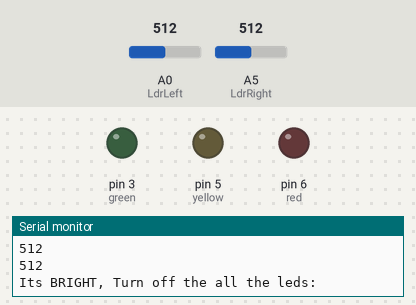
Bench run of a sketch on a simulated Arduino Uno, built with avr-gcc and run on an emulated ATmega328P. Shown: output pins drawn as LEDs (lit = HIGH), the last lines printed to the serial monitor. Inputs (shaded band) come from the test bench; at power-on: A0 (LdrLeft) = 512, A5 (LdrRight) = 512.

Above: at 1.2 s.
1.3 s: A0 (LdrLeft) set to 218
4.3 s: A0 (LdrLeft) set to 185
At 5.5 s:
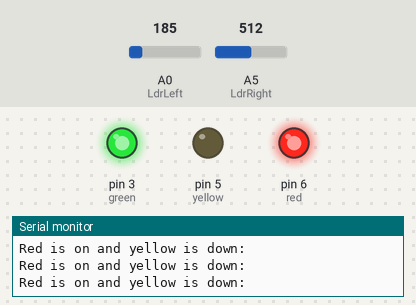
5.8 s: A5 (LdrRight) set to 210
8.8 s: A5 (LdrRight) set to 190
At 10.0 s:
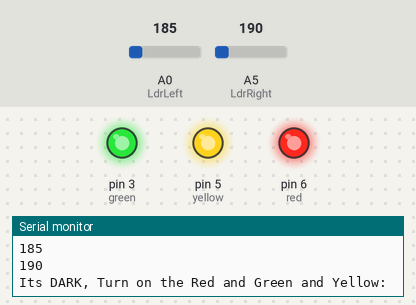
10.3 s: A0 (LdrLeft) set to 210
At 11.2 s:
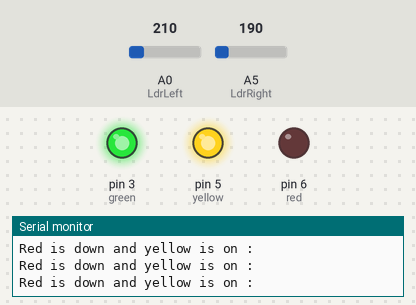
Timing chart, 0 to 12.8 s (numbered marks = the images above; inputs shaded):
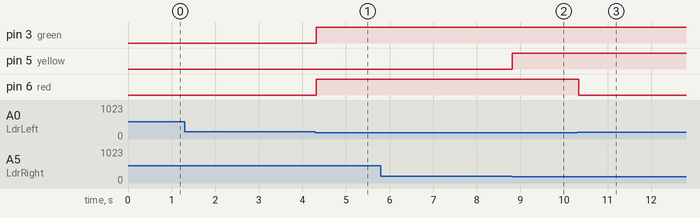

Measured:
- the behaviour switches between 201 and 200 on A0 (LdrLeft) (found by bisection; images 0 and 1)
- the behaviour switches between 201 and 200 on A5 (LdrRight) (found by bisection; images 1 and 2)
- after the input at 4.3 s, pin 3 (green), pin 6 (red): LOW → HIGH at once
- after the input at 8.8 s, pin 5 (yellow): LOW → HIGH at once
- after the input at 10.3 s, pin 6 (red): HIGH → LOW at once

The sketch:

LightningOfTheLeds.ino
```cpp
//int buzzer = 9;
int red = 6;
int green = 3;
int yellow = 5;
const int LdrLeft = A0;
const int LdrRight = A5;
//bool buzzerFlag = true;

void setup() {
  Serial.begin(9600);
  //pinMode(buzzer, OUTPUT);
  pinMode(red, OUTPUT);
  pinMode(green, OUTPUT);
  pinMode(yellow, OUTPUT);
  pinMode(LdrLeft, INPUT);
  pinMode(LdrRight, INPUT);
}

void loop() {
  int StatusLeft = analogRead(LdrLeft);
  int StatusRight = analogRead(LdrRight);

  if (StatusLeft <= 200 && StatusRight <= 200) {

    //buzzerFlag = false;
    //tone(buzzer, 20, 600); // tone(pin, frequency, duration)
    //delay(150);

    digitalWrite(yellow, HIGH);
    digitalWrite(red, HIGH);
    digitalWrite(green, HIGH);
    Serial.print("Its DARK, Turn on the Red and Green and Yellow: \n");
    Serial.println(StatusLeft);
    Serial.println(StatusRight);

  }

  else if (StatusLeft > 200 && StatusRight <= 200){

    digitalWrite(yellow, HIGH);
    digitalWrite(red, LOW);
    digitalWrite(green, HIGH);
    Serial.print("Red is down and yellow is on : \n");

    }

  else if (StatusLeft > 200 && StatusRight > 200){

    //buzzerFlag = false;
    //tone(buzzer, 20, 600);
    //delay(150);

    digitalWrite(yellow, LOW);
    digitalWrite(red, LOW);
    digitalWrite(green, LOW);
    Serial.println("Its BRIGHT, Turn off the all the leds: \n");
    Serial.println(StatusLeft);
    Serial.println(StatusRight);

    }

   else{

    digitalWrite(yellow, LOW);
    digitalWrite(red, HIGH);
    digitalWrite(green, HIGH);
    Serial.println("Red is on and yellow is down: \n");

    }
}
```
